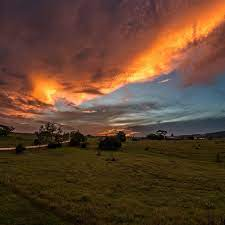
%> input picture image3.jfif, 225 x 225 px
$ octave kl_transform.m   (GNU Octave 9; MATLAB toolbox functions it lacks are replaced by stand-ins)
%> lines starting %> are read from the running program, lines starting %| are printed output that depends on the picture; in (x1, y1, x2, y2) boxes, pixels count from 0 and x2, y2 are one past the last pixel; in counts of white or black regions, pixels touching at a corner belong together; the program's own positions count from 1
clc
clear all
close all

bi_KL_start = tic;
img=imread("image3.jfif");
%> img is the input picture: size 225x225x3 uint8; mean R, G, B 95.9, 66.6, 46.4
gray =  rgb2gray(img);
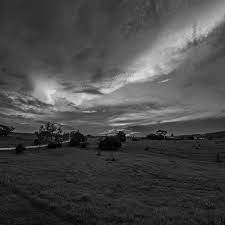
%> gray: size 225x225 uint8; min 0, max 227, mean 73.1
figure;
subplot(1,2,1);
imshow(gray);
title('Input image');
I=double(gray);
[V,~]=eig(cov(I'));
KLT = V' * I;
F= KLT*I';
subplot(1,2,2);
imshow(F)
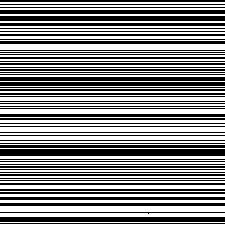
%> displayed picture: size 225x225, on the screen's scale of 0 to 255; 52.9% white; 58 black regions, largest, box (x1, y1, x2, y2) and area: (0, 149, 225, 156) 1575, (0, 16, 225, 21) 1125, (0, 217, 225, 222) 1125
title('KL transform');
bi_KL_stop = toc(bi_KL_start);
disp(['Time taken for built-in function: KL Transform -  ',num2str(bi_KL_stop)]);

$ run again, with image1.jfif copied over image3.jfif
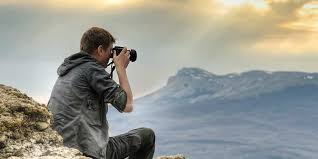
%> input picture image1.jfif, 318 x 159 px
%> img is the input picture: size 159x318x3 uint8; mean R, G, B 152.2, 152.8, 144.5
%> `gray =  rgb2gray(img);`:
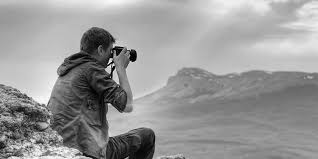
%> gray: size 159x318 uint8; min 0, max 254, mean 151.7
%> `imshow(F)`:
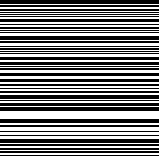
%> displayed picture: size 159x159, on the screen's scale of 0 to 255; 49.1% white; 39 white regions, largest, box (x1, y1, x2, y2) and area: (0, 111, 159, 119) 1272, (0, 127, 159, 131) 636, (0, 33, 159, 36) 477
